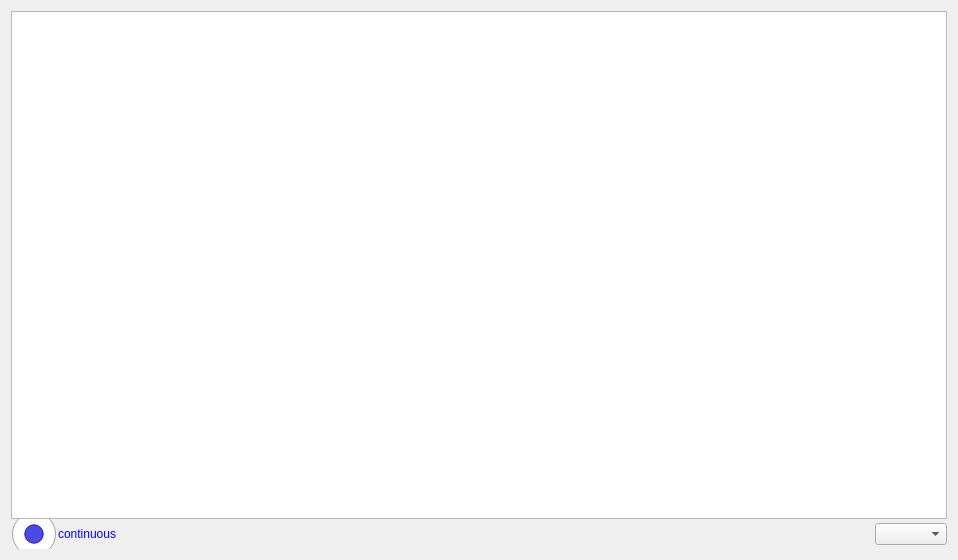
<?xml version="1.0" encoding="UTF-8"?>
<ui version="4.0">
 <class>MonitorWindow</class>
 <widget class="QWidget" name="MonitorWindow">
  <property name="geometry">
   <rect>
    <x>0</x>
    <y>0</y>
    <width>958</width>
    <height>560</height>
   </rect>
  </property>
  <property name="acceptDrops">
   <bool>true</bool>
  </property>
  <property name="windowTitle">
   <string>Form</string>
  </property>
  <layout class="QGridLayout" name="gridLayout_2">
   <item row="0" column="0">
    <layout class="QGridLayout" name="gridLayout">
     <property name="spacing">
      <number>0</number>
     </property>
     <item row="1" column="0">
      <layout class="QHBoxLayout" name="horizontalLayout">
       <item>
        <widget class="QRadioButton" name="radioButton">
         <property name="styleSheet">
          <string notr="true">QRadioButton{
spacing: 2px;
color: blue;
}
QRadioButton::indicator {
width: 45px;
height: 30px;
}
QRadioButton::indicator:unchecked {
image: url(:/icons/switch_off.png);
}
QRadioButton::indicator:checked {
image: url(:/icons/switch_on.png);
}</string>
         </property>
         <property name="text">
          <string>continuous</string>
         </property>
         <property name="checked">
          <bool>true</bool>
         </property>
        </widget>
       </item>
       <item>
        <spacer name="horizontalSpacer">
         <property name="orientation">
          <enum>Qt::Horizontal</enum>
         </property>
         <property name="sizeHint" stdset="0">
          <size>
           <width>40</width>
           <height>20</height>
          </size>
         </property>
        </spacer>
       </item>
       <item>
        <widget class="QComboBox" name="theme_cb"/>
       </item>
      </layout>
     </item>
     <item row="0" column="0">
      <widget class="QtCharts::QChartView" name="graphicsView"/>
     </item>
    </layout>
   </item>
  </layout>
 </widget>
 <customwidgets>
  <customwidget>
   <class>QtCharts::QChartView</class>
   <extends>QGraphicsView</extends>
   <header location="global">qchartview.h</header>
  </customwidget>
 </customwidgets>
 <resources/>
 <connections/>
</ui>
